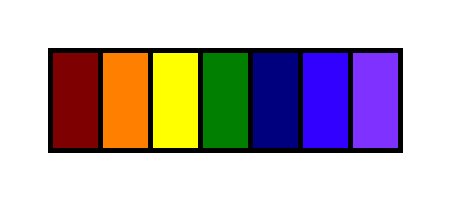
Frame 1 (no input)
Frame 60 (the mouse pressed at the canvas centre just before this capture): identical to frame 1, image omitted
Frame 120 (the mouse held since frame 60 and released just before this capture): identical to frame 1, image omitted

The Processing sketch that drew this single still picture (run headless with seeded random() and noise(); from frame 60 on, the mouse is pressed at the canvas centre):

// Processing sketch: sketch_8
// ── sketch_8.pde
void setup() {
  size(450,200);
  background(255);
  stroke(0);
  strokeWeight(5);
}
void draw() {
  fill(127,0,0);
  rect(50,50,50,100);
  fill(255,127,0);
  rect(100,50,50,100);
  fill(255,255,0);
  rect(150,50,50,100);
  fill(0,127,0);
  rect(200,50,50,100);
  fill(0,0,127);
  rect(250,50,50,100);
  fill(50,0,255);
  rect(300,50,50,100);
  fill(127,50,255);
  rect(350,50,50,100);
}
